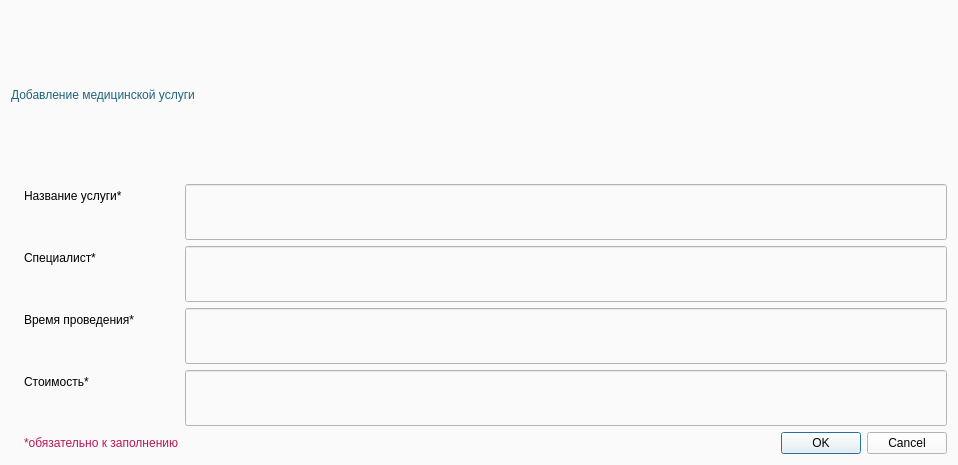
<?xml version="1.0" encoding="UTF-8"?>
<ui version="4.0">
 <class>addates</class>
 <widget class="QDialog" name="addates">
  <property name="geometry">
   <rect>
    <x>0</x>
    <y>0</y>
    <width>958</width>
    <height>465</height>
   </rect>
  </property>
  <property name="windowTitle">
   <string>Dialog</string>
  </property>
  <property name="styleSheet">
   <string notr="true">background-color: rgb(250, 250, 250);</string>
  </property>
  <layout class="QVBoxLayout" name="verticalLayout">
   <item>
    <widget class="QLabel" name="label_6">
     <property name="styleSheet">
      <string notr="true">color: rgb(30, 100, 125);
font: 16pt &quot;MS Shell Dlg 2&quot;;</string>
     </property>
     <property name="text">
      <string>Добавление медицинской услуги</string>
     </property>
    </widget>
   </item>
   <item>
    <layout class="QHBoxLayout" name="horizontalLayout">
     <item>
      <widget class="QLabel" name="label_5">
       <property name="text">
        <string/>
       </property>
       <property name="pixmap">
        <pixmap resource="picture.qrc">:/picture/mainlogo.png</pixmap>
       </property>
      </widget>
     </item>
     <item>
      <layout class="QFormLayout" name="formLayout_2">
       <item row="0" column="0">
        <widget class="QLabel" name="label">
         <property name="styleSheet">
          <string notr="true">font: 14pt &quot;Sans Serif Collection&quot;;</string>
         </property>
         <property name="text">
          <string>Название услуги*</string>
         </property>
        </widget>
       </item>
       <item row="0" column="1">
        <widget class="QLineEdit" name="service">
         <property name="minimumSize">
          <size>
           <width>0</width>
           <height>56</height>
          </size>
         </property>
        </widget>
       </item>
       <item row="1" column="0">
        <widget class="QLabel" name="label_2">
         <property name="styleSheet">
          <string notr="true">font: 14pt &quot;Sans Serif Collection&quot;;</string>
         </property>
         <property name="text">
          <string>Специалист*</string>
         </property>
        </widget>
       </item>
       <item row="1" column="1">
        <widget class="QLineEdit" name="specialist">
         <property name="minimumSize">
          <size>
           <width>0</width>
           <height>56</height>
          </size>
         </property>
        </widget>
       </item>
       <item row="2" column="0">
        <widget class="QLabel" name="label_3">
         <property name="styleSheet">
          <string notr="true">font: 14pt &quot;Sans Serif Collection&quot;;</string>
         </property>
         <property name="text">
          <string>Время проведения*</string>
         </property>
        </widget>
       </item>
       <item row="2" column="1">
        <widget class="QLineEdit" name="time">
         <property name="minimumSize">
          <size>
           <width>0</width>
           <height>56</height>
          </size>
         </property>
        </widget>
       </item>
       <item row="3" column="0">
        <widget class="QLabel" name="label_4">
         <property name="styleSheet">
          <string notr="true">font: 14pt &quot;Sans Serif Collection&quot;;</string>
         </property>
         <property name="text">
          <string>Стоимость*</string>
         </property>
        </widget>
       </item>
       <item row="3" column="1">
        <widget class="QLineEdit" name="price">
         <property name="minimumSize">
          <size>
           <width>0</width>
           <height>56</height>
          </size>
         </property>
        </widget>
       </item>
       <item row="4" column="0">
        <widget class="QLabel" name="label_7">
         <property name="styleSheet">
          <string notr="true">color: rgb(187, 22, 87);</string>
         </property>
         <property name="text">
          <string>*обязательно к заполнению</string>
         </property>
        </widget>
       </item>
       <item row="4" column="1">
        <widget class="QDialogButtonBox" name="buttonBox">
         <property name="standardButtons">
          <set>QDialogButtonBox::Cancel|QDialogButtonBox::Ok</set>
         </property>
        </widget>
       </item>
      </layout>
     </item>
    </layout>
   </item>
  </layout>
 </widget>
 <resources>
  <include location="picture.qrc"/>
 </resources>
 <connections/>
</ui>
